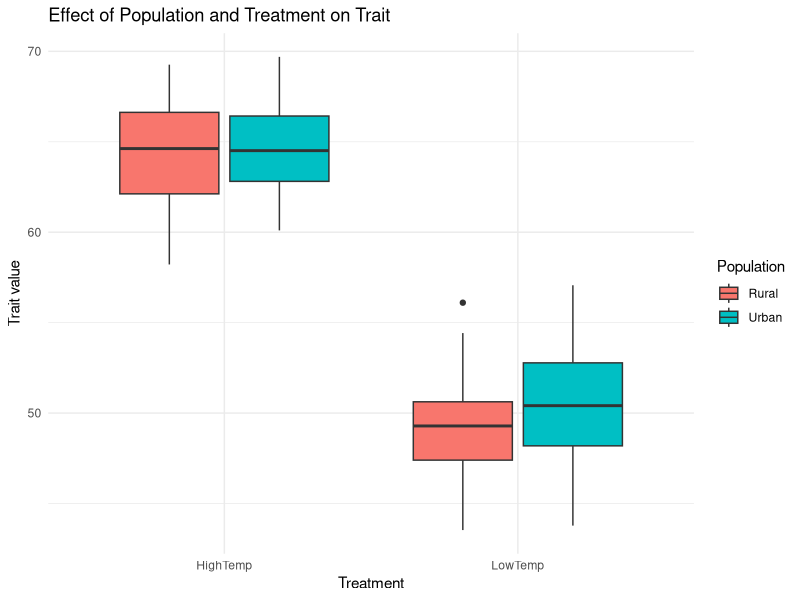
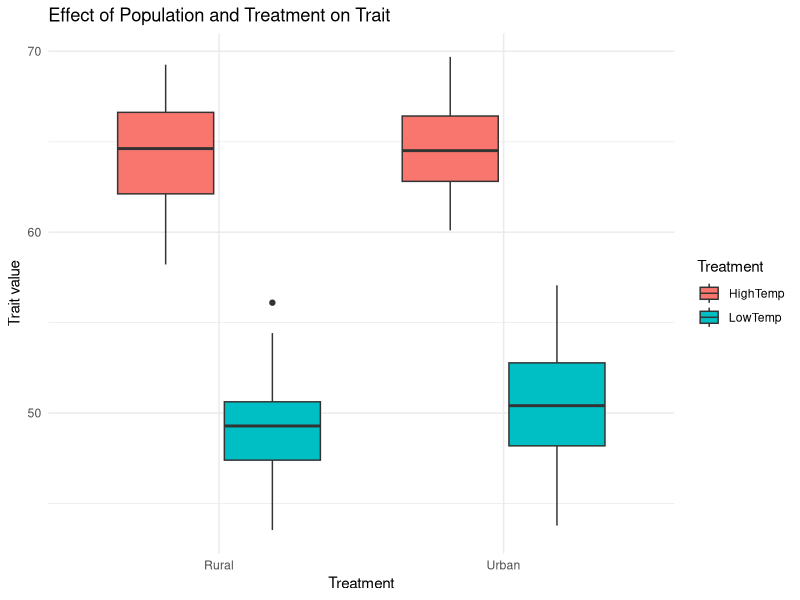
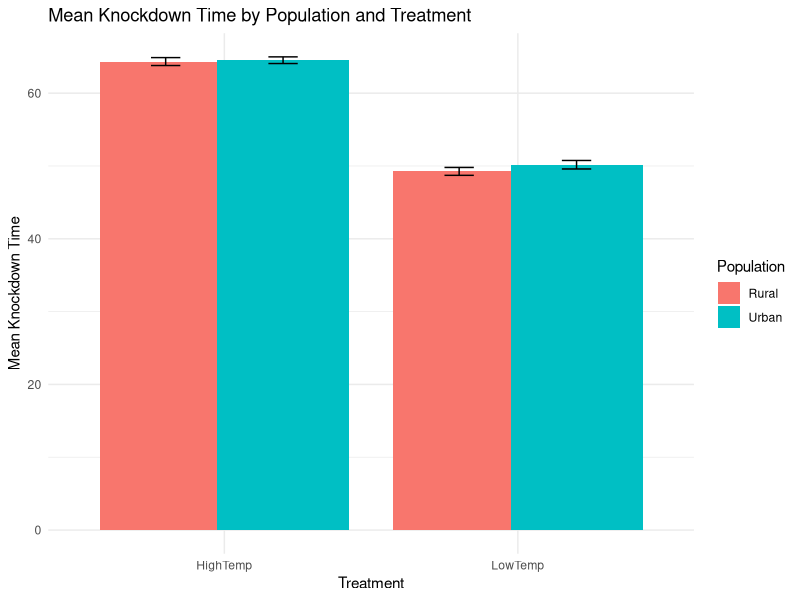
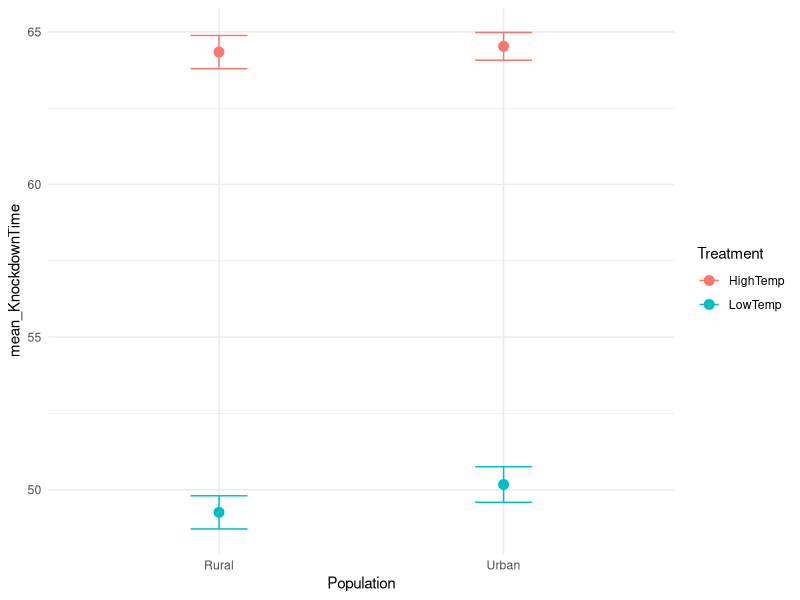

Source code (R) for these figures, in order:
## ---- chunk 1
#start off with a clear working environment
rm(list =ls())

# Load dataset (make sure the file is in your working directory)
data <- read.csv("dataset_5.csv")

# Inspect the data
head(data)
str(data)

# Convert variables to factors if needed
data$Population <- as.factor(data$Population)
data$Treatment <- as.factor(data$Treatment)
## ---- chunk 2
library(ggplot2)

ggplot(data, aes(x = Treatment,y = KnockdownTime, fill = Population)) +
  geom_boxplot() +
  labs(
    x = "Treatment",
    y = "Trait value",
    title = "Effect of Population and Treatment on Trait"
  ) +
  theme_minimal()

#Insert a new code chunk, copy the code from above  and try plotting the data 
#with Population on the x and fill = Treatment



## ---- chunk 3
#Here are three different plot types, plot data and then decide which shows the patterns clearest 

#boxplot
ggplot(data, aes(x = Population, y = KnockdownTime, fill = Treatment)) +
  geom_boxplot() +
  labs(
    x = "Treatment",
    y = "Trait value",
    title = "Effect of Population and Treatment on Trait"
  ) +
  theme_minimal()

# The code below creates means and standard errors which you can then plot
library(dplyr)

summary_data <- data %>%
  group_by(Population, Treatment) %>%
  summarise(
    mean_KnockdownTime = mean(KnockdownTime, na.rm = TRUE),
    se_KnockdownTime = sd(KnockdownTime, na.rm = TRUE) / sqrt(n())
  )  
#Ignore warning

summary_data

#Bar graph

ggplot(summary_data, aes(x = Treatment, y = mean_KnockdownTime, fill = Population)) +
  geom_col(position = position_dodge(width = 0.8)) +
  geom_errorbar(aes(ymin = mean_KnockdownTime - se_KnockdownTime,
                    ymax = mean_KnockdownTime + se_KnockdownTime),
                position = position_dodge(width = 0.8),
                width = 0.2) +
  labs(x = "Treatment",
       y = "Mean Knockdown Time",
       title = "Mean Knockdown Time by Population and Treatment") +
  theme_minimal()

# Dot plot with means and standard errors

ggplot(summary_data, aes(x = Population, y = mean_KnockdownTime, color = Treatment)) +
  geom_point(size = 3) +  # Plot mean values
  geom_errorbar(aes(ymin = mean_KnockdownTime - se_KnockdownTime, ymax = mean_KnockdownTime + se_KnockdownTime), width = 0.2) +
    theme_minimal()

#Once you have plotted all three types run the code one final time using the plot
#type you think best describes the data
